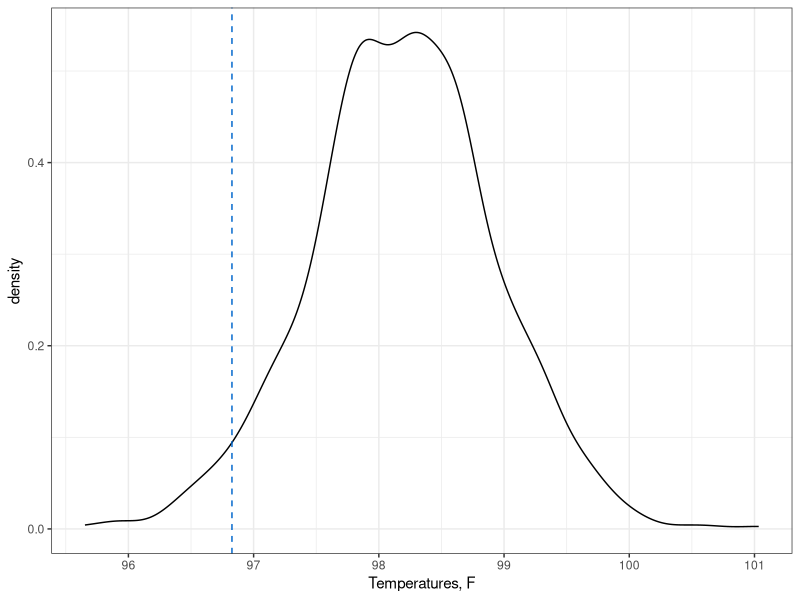

The R source for this figure:
## ---- chunk 1
if(!require(tidyverse)) install.packages("tidyverse")
if(!require(car)) install.packages("car")
library(tidyverse)
library(car)
## ---- chunk 2

mu <- 92.6
s <- 3.6
zscore <- function(x, mu, s) {
  result <- (x-mu)/s
  return(result)
}
# 1. Calculating the Z-scores for given possum head lengths

z1 <- zscore (95.4, mu, s)
z1 
z2 <- zscore (85.8, mu, s)
print(paste( "First possum's head length falls",round(z1, digits = 2), " standart deviations above the mean. Second possum's head length falls", round(z2, digits = 2), " standart deviations below the mean"))
if(abs(z1)>abs(z2)){ unusual <- "first"} else { unusual <-"second"}
print(paste("Therefore the", unusual, "possum has a more unusual head" ))
## ---- chunk 3
mu <- 1500
s <- 300
j <- 1800

zscore(j, mu,s)
f <- pnorm(j, mean = mu, sd = s)
100*(1 - f)
## ---- chunk 4
mu <- 1500
s <- 300
j <- 1630

zscore(j, mu,s)
f <- pnorm(j, mean = mu, sd = s)
round(f, digits = 3)
## ---- chunk 5
mu <- 1500
s <- 300
j <- 1630
q <-  0.7995

f <- qnorm(q, mean = mu, sd = s)
f
## ---- chunk 6
mu <- 36
s <- 0.11
lb <-  35.8
ub <- 36.2


pl <- pnorm(lb, mean = mu, sd = s)
print(paste(round(100*pl, digits = 2), "%"))
pu <- pnorm(ub, mean = mu, sd = s)
pass <- pu - pl
print(paste(round(100*pass, digits = 2), "%"))
## ---- chunk 7
mu <-98.2
s <- 0.73
j <- 0.03

f <- qnorm(j, mean = mu, sd = s)
round(f, digits = 1)

distr <- rnorm(1000, mean = mu, sd = s)
distr <- as.data.frame(distr)
ggplot(distr, aes(x = distr)) + geom_density() + theme_bw() + xlab("Temperatures, F") + geom_vline(xintercept=f, linetype="dashed", color = "#0066CC")
